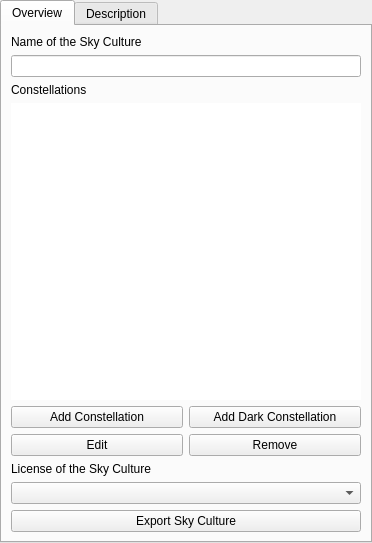
<?xml version="1.0" encoding="UTF-8"?>
<ui version="4.0">
 <class>scmSkyCultureDialog</class>
 <widget class="QWidget" name="scmSkyCultureDialog">
  <property name="geometry">
   <rect>
    <x>0</x>
    <y>0</y>
    <width>372</width>
    <height>543</height>
   </rect>
  </property>
  <property name="styleSheet">
   <string notr="true"/>
  </property>
  <layout class="QVBoxLayout" name="verticalLayout">
   <property name="spacing">
    <number>0</number>
   </property>
   <property name="leftMargin">
    <number>0</number>
   </property>
   <property name="topMargin">
    <number>0</number>
   </property>
   <property name="rightMargin">
    <number>0</number>
   </property>
   <property name="bottomMargin">
    <number>0</number>
   </property>
   <item>
    <widget class="TitleBar" name="titleBar">
     <property name="title" stdset="0">
      <string>Sky Culture Maker</string>
     </property>
    </widget>
   </item>
   <item>
    <widget class="QFrame" name="Content">
     <property name="sizePolicy">
      <sizepolicy hsizetype="Expanding" vsizetype="Expanding">
       <horstretch>0</horstretch>
       <verstretch>0</verstretch>
      </sizepolicy>
     </property>
     <property name="frameShape">
      <enum>QFrame::NoFrame</enum>
     </property>
     <layout class="QVBoxLayout" name="verticalLayout_3">
      <property name="spacing">
       <number>0</number>
      </property>
      <property name="leftMargin">
       <number>0</number>
      </property>
      <property name="topMargin">
       <number>0</number>
      </property>
      <property name="rightMargin">
       <number>0</number>
      </property>
      <property name="bottomMargin">
       <number>0</number>
      </property>
      <item>
       <widget class="QTabWidget" name="tabs">
        <property name="currentIndex">
         <number>0</number>
        </property>
        <property name="iconSize">
         <size>
          <width>32</width>
          <height>32</height>
         </size>
        </property>
        <widget class="QWidget" name="overviewTab">
         <attribute name="title">
          <string>Overview</string>
         </attribute>
         <layout class="QVBoxLayout" name="verticalLayout_2">
          <item>
           <widget class="QLabel" name="currentSCNameLbl">
            <property name="text">
             <string>Name of the Sky Culture</string>
            </property>
           </widget>
          </item>
          <item>
           <widget class="QLineEdit" name="skyCultureNameLE"/>
          </item>
          <item>
           <widget class="QLabel" name="constellationsLbl">
            <property name="text">
             <string>Constellations</string>
            </property>
           </widget>
          </item>
          <item>
           <widget class="QListWidget" name="constellationsList">
            <property name="styleSheet">
             <string notr="true">
              QListWidget, QListWidget::viewport {
                  margin: 0px;
                  padding: 0px;
                  border: none;
                  outline: none;
              }
              QListWidget::item {
                  margin: 0px;
                  padding: 4px;
                  border: none;
                  outline: none;
              }
             </string>
            </property>
           </widget>
          </item>
          <item>
           <layout class="QGridLayout" name="overviewConstellationBtnLayout">
            <item row="0" column="0">
             <widget class="QPushButton" name="AddConstellationBtn">
              <property name="sizePolicy">
               <sizepolicy hsizetype="Expanding" vsizetype="Preferred">
                <horstretch>0</horstretch>
                <verstretch>0</verstretch>
               </sizepolicy>
              </property>
              <property name="text">
               <string>Add Constellation</string>
              </property>
             </widget>
            </item>
            <item row="0" column="1">
             <widget class="QPushButton" name="AddDarkConstellationBtn">
              <property name="sizePolicy">
               <sizepolicy hsizetype="Expanding" vsizetype="Preferred">
                <horstretch>0</horstretch>
                <verstretch>0</verstretch>
               </sizepolicy>
              </property>
              <property name="text">
               <string>Add Dark Constellation</string>
              </property>
             </widget>
            </item>
            <item row="1" column="0">
             <widget class="QPushButton" name="EditConstellationBtn">
              <property name="sizePolicy">
               <sizepolicy hsizetype="Expanding" vsizetype="Preferred">
                <horstretch>0</horstretch>
                <verstretch>0</verstretch>
               </sizepolicy>
              </property>
              <property name="text">
               <string>Edit</string>
              </property>
             </widget>
            </item>
            <item row="1" column="1">
             <widget class="QPushButton" name="RemoveConstellationBtn">
              <property name="sizePolicy">
               <sizepolicy hsizetype="Expanding" vsizetype="Preferred">
                <horstretch>0</horstretch>
                <verstretch>0</verstretch>
               </sizepolicy>
              </property>
              <property name="text">
               <string>Remove</string>
              </property>
             </widget>
            </item>
           </layout>
          </item>
          <item>
           <layout class="QVBoxLayout" name="overviewSCBtnLayout">
            <item>
             <widget class="QLabel" name="selectLicenseLbl">
              <property name="sizePolicy">
               <sizepolicy hsizetype="Preferred" vsizetype="Fixed">
                <horstretch>0</horstretch>
                <verstretch>0</verstretch>
               </sizepolicy>
              </property>
              <property name="text">
               <string>License of the Sky Culture</string>
              </property>
             </widget>
            </item>
            <item>
             <widget class="QComboBox" name="licenseCB">
              <property name="sizePolicy">
               <sizepolicy hsizetype="Expanding" vsizetype="Fixed">
                <horstretch>0</horstretch>
                <verstretch>0</verstretch>
               </sizepolicy>
              </property>
             </widget>
            </item>
            <item>
             <widget class="QPushButton" name="ExportSkyCultureBtn">
              <property name="text">
               <string>Export Sky Culture</string>
              </property>
             </widget>
            </item>
           </layout>
          </item>
         </layout>
        </widget>
        <widget class="QWidget" name="descriptionTab">
         <attribute name="title">
          <string>Description</string>
         </attribute>
         <layout class="QVBoxLayout" name="descriptionTabLayout">
          <property name="spacing">
           <number>6</number>
          </property>
          <property name="leftMargin">
           <number>6</number>
          </property>
          <property name="topMargin">
           <number>6</number>
          </property>
          <property name="rightMargin">
           <number>6</number>
          </property>
          <property name="bottomMargin">
           <number>6</number>
          </property>
          <item>
           <widget class="QScrollArea" name="descriptionScrollArea">
            <property name="widgetResizable">
             <bool>true</bool>
            </property>
            <widget class="QWidget" name="descriptionScrollContent">
             <property name="geometry">
              <rect>
               <x>0</x>
               <y>0</y>
               <width>229</width>
               <height>2930</height>
              </rect>
             </property>
             <layout class="QVBoxLayout" name="descriptionLayout">
              <property name="spacing">
               <number>12</number>
              </property>
              <property name="leftMargin">
               <number>10</number>
              </property>
              <property name="topMargin">
               <number>10</number>
              </property>
              <property name="rightMargin">
               <number>10</number>
              </property>
              <property name="bottomMargin">
               <number>10</number>
              </property>
              <item>
               <widget class="QLabel" name="descriptionTabLbl">
                <property name="text">
                 <string>Please describe the Sky Culture</string>
                </property>
                <property name="wordWrap">
                 <bool>true</bool>
                </property>
               </widget>
              </item>
              <item>
               <widget class="QLabel" name="descriptionTabExplanationLbl">
                <property name="text">
                 <string>Mandatory fields are marked with an asterisk (*).</string>
                </property>
                <property name="wordWrap">
                 <bool>true</bool>
                </property>
               </widget>
              </item>
              <item>
               <widget class="QGroupBox" name="generalInfoGroup">
                <property name="title">
                 <string>General Information</string>
                </property>
                <property name="flat">
                 <bool>true</bool>
                </property>
                <layout class="QVBoxLayout" name="generalInfoLayout">
                 <property name="leftMargin">
                  <number>0</number>
                 </property>
                 <property name="topMargin">
                  <number>0</number>
                 </property>
                 <property name="rightMargin">
                  <number>0</number>
                 </property>
                 <property name="bottomMargin">
                  <number>0</number>
                 </property>
                 <item>
                  <widget class="QLabel" name="classificationLbl">
                   <property name="text">
                    <string>Classification of the Sky Culture*</string>
                   </property>
                  </widget>
                 </item>
                 <item>
                  <widget class="QComboBox" name="classificationCB"/>
                 </item>
                 <item>
                  <widget class="QLabel" name="authorsLbl">
                   <property name="text">
                    <string>Authors:*</string>
                   </property>
                  </widget>
                 </item>
                 <item>
                  <widget class="QTextEdit" name="authorsTE">
                   <property name="acceptRichText">
                    <bool>false</bool>
                   </property>
                   <property name="placeholderText">
                    <string>Who are you and what is your background (native person, researcher, ...)? Ideally, please provide an email-address as well.</string>
                   </property>
                  </widget>
                 </item>
                 <item>
                  <widget class="QLabel" name="cultureDescriptionLbl">
                   <property name="text">
                    <string>Culture Description:*</string>
                   </property>
                  </widget>
                 </item>
                 <item>
                  <widget class="QTextEdit" name="cultureDescriptionTE">
                   <property name="acceptRichText">
                    <bool>false</bool>
                   </property>
                   <property name="placeholderText">
                    <string>Please describe specifics of the source (book/clay tablet/parchment/...) or of the culture: e.g. sun-focussed, moon-focussed, climate of the region, geographic specifics. Did members of the culture build pyramids or any other well-known thing? What did they do with astronomy (e.g. time keeping, calendar making, weather predictions...)? Are there connections to other cultures? Is this version a didactic reduction or is it derived from a specific other source?</string>
                   </property>
                  </widget>
                 </item>
                 <item>
                  <widget class="QLabel" name="aboutLbl">
                   <property name="text">
                    <string>About:*</string>
                   </property>
                  </widget>
                 </item>
                 <item>
                  <widget class="QTextEdit" name="aboutTE">
                   <property name="acceptRichText">
                    <bool>false</bool>
                   </property>
                   <property name="placeholderText">
                    <string>How do you know about this Sky Culture? Is this contribution based on your own or other people's research? Is it based on interviews with Elders or reading ancient text, etc.?</string>
                   </property>
                  </widget>
                 </item>
                </layout>
               </widget>
              </item>
              <item>
               <widget class="QGroupBox" name="celestialObjectsGroup">
                <property name="title">
                 <string>Sky (What can the user see here?)</string>
                </property>
                <property name="flat">
                 <bool>true</bool>
                </property>
                <layout class="QVBoxLayout" name="celestialObjectsLayout">
                 <property name="leftMargin">
                  <number>0</number>
                 </property>
                 <property name="topMargin">
                  <number>0</number>
                 </property>
                 <property name="rightMargin">
                  <number>0</number>
                 </property>
                 <property name="bottomMargin">
                  <number>0</number>
                 </property>
                 <item>
                  <layout class="QHBoxLayout">
                   <item>
                    <widget class="QLabel" name="skyLbl">
                     <property name="text">
                      <string>Sky Description</string>
                     </property>
                    </widget>
                   </item>
                  </layout>
                 </item>
                 <item>
                  <widget class="QTextEdit" name="skyTE">
                   <property name="acceptRichText">
                    <bool>false</bool>
                   </property>
                   <property name="placeholderText">
                    <string>What special features did this culture use, what shall the user watch out for? Is it worthwhile to click a specific button rather than others - e.g. divisions of the ecliptic, super-constellations, dark constellations, all-sky-constellations, zoom into the Pleiades, etc.? Do the constellations change with the months or remain the same throughout the year?</string>
                   </property>
                  </widget>
                 </item>
                 <item>
                  <widget class="QLabel" name="moonSunLbl">
                   <property name="text">
                    <string>Moon &amp; Sun:</string>
                   </property>
                  </widget>
                 </item>
                 <item>
                  <widget class="QTextEdit" name="moonSunTE">
                   <property name="acceptRichText">
                    <bool>false</bool>
                   </property>
                   <property name="placeholderText">
                    <string>How did they determine their calendar? Did they observe phases?</string>
                   </property>
                  </widget>
                 </item>
                 <item>
                  <widget class="QLabel" name="planetsLbl">
                   <property name="text">
                    <string>Planets:</string>
                   </property>
                  </widget>
                 </item>
                 <item>
                  <widget class="QTextEdit" name="planetsTE">
                   <property name="acceptRichText">
                    <bool>false</bool>
                   </property>
                   <property name="placeholderText">
                    <string>Were the planets deified? What deities connect, what meaning do they have?</string>
                   </property>
                  </widget>
                 </item>
                 <item>
                  <widget class="QLabel" name="zodiacLbl">
                   <property name="text">
                    <string>Zodiac/ Lunar System:</string>
                   </property>
                  </widget>
                 </item>
                 <item>
                  <widget class="QTextEdit" name="zodiacTE">
                   <property name="acceptRichText">
                    <bool>false</bool>
                   </property>
                   <property name="placeholderText">
                    <string>Did they have the (Bab.) zodiac system or any other division of the &quot;path of the Moon&quot;? If so, was it a (equal or unequal) division of the ecliptic or of any other type?</string>
                   </property>
                  </widget>
                 </item>
                 <item>
                  <widget class="QLabel" name="milkyWayLbl">
                   <property name="text">
                    <string>Milky Way:</string>
                   </property>
                  </widget>
                 </item>
                 <item>
                  <widget class="QTextEdit" name="milkyWayTE">
                   <property name="acceptRichText">
                    <bool>false</bool>
                   </property>
                   <property name="placeholderText">
                    <string>Was the Milky Way deified? What meaning did it have?</string>
                   </property>
                  </widget>
                 </item>
                 <item>
                  <widget class="QLabel" name="otherObjectsLbl">
                   <property name="text">
                    <string>Other Celestial Objects:</string>
                   </property>
                  </widget>
                 </item>
                 <item>
                  <widget class="QTextEdit" name="otherObjectsTE">
                   <property name="acceptRichText">
                    <bool>false</bool>
                   </property>
                   <property name="placeholderText">
                    <string>What other celestial objects were significant? E.g what about shooting stars, aurorae? Did they observe stellar transients, e.g. supernovae, that were visible only in a specific year?</string>
                   </property>
                  </widget>
                 </item>
                 <item>
                  <widget class="QLabel" name="constellationsDescLbl">
                   <property name="text">
                    <string>Constellations:</string>
                   </property>
                  </widget>
                 </item>
                 <item>
                  <widget class="QTextEdit" name="constellationsDescTE">
                   <property name="acceptRichText">
                    <bool>false</bool>
                   </property>
                   <property name="placeholderText">
                    <string>What is 'real' about your presentation? Did they really use stick figures? Did they paint images (or just use names of stars)? Did they use stars at all or prefer dark/bright clouds of the Milky Way?</string>
                   </property>
                  </widget>
                 </item>
                </layout>
               </widget>
              </item>
              <item>
               <widget class="QGroupBox" name="creditsGroup">
                <property name="title">
                 <string>Credits and References</string>
                </property>
                <property name="flat">
                 <bool>true</bool>
                </property>
                <layout class="QVBoxLayout" name="creditsLayout">
                 <property name="leftMargin">
                  <number>0</number>
                 </property>
                 <property name="topMargin">
                  <number>0</number>
                 </property>
                 <property name="rightMargin">
                  <number>0</number>
                 </property>
                 <property name="bottomMargin">
                  <number>0</number>
                 </property>
                 <item>
                  <widget class="QLabel" name="referencesLbl">
                   <property name="text">
                    <string>References:*</string>
                   </property>
                  </widget>
                 </item>
                 <item>
                  <widget class="QTextEdit" name="referencesTE">
                   <property name="acceptRichText">
                    <bool>false</bool>
                   </property>
                   <property name="placeholderText">
                    <string>What references did you use? E.g. specific texts, images, or other media?</string>
                   </property>
                  </widget>
                 </item>
                 <item>
                  <widget class="QLabel" name="acknowledgementsLbl">
                   <property name="text">
                    <string>Acknowledgements:</string>
                   </property>
                  </widget>
                 </item>
                 <item>
                  <widget class="QTextEdit" name="acknowledgementsTE">
                   <property name="acceptRichText">
                    <bool>false</bool>
                   </property>
                   <property name="placeholderText">
                    <string>What acknowledgements would you like to make? E.g. to interviewed people, organizations, or resources that helped you?</string>
                   </property>
                  </widget>
                 </item>
                </layout>
               </widget>
              </item>
              <item>
               <spacer name="verticalSpacer_2">
                <property name="orientation">
                 <enum>Qt::Vertical</enum>
                </property>
                <property name="sizeHint" stdset="0">
                 <size>
                  <width>40</width>
                  <height>20</height>
                 </size>
                </property>
               </spacer>
              </item>
             </layout>
            </widget>
           </widget>
          </item>
         </layout>
        </widget>
       </widget>
      </item>
     </layout>
    </widget>
   </item>
  </layout>
 </widget>
 <customwidgets>
  <customwidget>
   <class>TitleBar</class>
   <extends>QFrame</extends>
   <header location="global">Dialog.hpp</header>
   <container>1</container>
  </customwidget>
 </customwidgets>
 <resources>
  <include location="../../resources/SkyCultureMaker.qrc"/>
 </resources>
 <connections/>
</ui>
